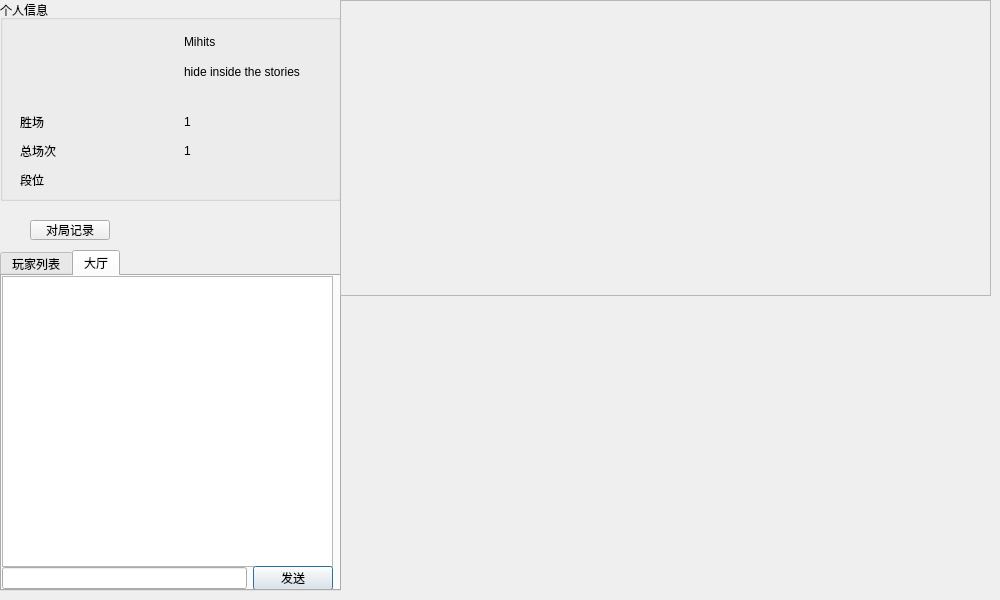
<?xml version="1.0" encoding="UTF-8"?>
<ui version="4.0">
 <class>fiveinlinezone</class>
 <widget class="QDialog" name="fiveinlinezone">
  <property name="geometry">
   <rect>
    <x>0</x>
    <y>0</y>
    <width>1000</width>
    <height>600</height>
   </rect>
  </property>
  <property name="minimumSize">
   <size>
    <width>1000</width>
    <height>600</height>
   </size>
  </property>
  <property name="maximumSize">
   <size>
    <width>1000</width>
    <height>600</height>
   </size>
  </property>
  <property name="windowTitle">
   <string>Dialog</string>
  </property>
  <widget class="QGroupBox" name="groupBox">
   <property name="geometry">
    <rect>
     <x>0</x>
     <y>0</y>
     <width>341</width>
     <height>201</height>
    </rect>
   </property>
   <property name="minimumSize">
    <size>
     <width>341</width>
     <height>201</height>
    </size>
   </property>
   <property name="maximumSize">
    <size>
     <width>341</width>
     <height>201</height>
    </size>
   </property>
   <property name="title">
    <string>个人信息</string>
   </property>
   <widget class="QWidget" name="layoutWidget">
    <property name="geometry">
     <rect>
      <x>20</x>
      <y>110</y>
      <width>321</width>
      <height>81</height>
     </rect>
    </property>
    <layout class="QGridLayout" name="gridLayout">
     <item row="0" column="0">
      <widget class="QLabel" name="lb_win">
       <property name="text">
        <string>胜场</string>
       </property>
      </widget>
     </item>
     <item row="1" column="0">
      <widget class="QLabel" name="lb_total">
       <property name="text">
        <string>总场次</string>
       </property>
      </widget>
     </item>
     <item row="0" column="1">
      <widget class="QLabel" name="lb_win_num">
       <property name="text">
        <string>1</string>
       </property>
      </widget>
     </item>
     <item row="2" column="0">
      <widget class="QLabel" name="lb_level">
       <property name="text">
        <string>段位</string>
       </property>
      </widget>
     </item>
     <item row="1" column="1">
      <widget class="QLabel" name="lb_total_num">
       <property name="text">
        <string>1</string>
       </property>
      </widget>
     </item>
     <item row="2" column="1">
      <widget class="QLabel" name="lb_level_num">
       <property name="text">
        <string/>
       </property>
      </widget>
     </item>
    </layout>
   </widget>
   <widget class="QWidget" name="layoutWidget">
    <property name="geometry">
     <rect>
      <x>20</x>
      <y>30</y>
      <width>321</width>
      <height>54</height>
     </rect>
    </property>
    <layout class="QGridLayout" name="gridLayout_2">
     <item row="0" column="0" rowspan="2">
      <widget class="QLabel" name="lb_icon">
       <property name="text">
        <string/>
       </property>
       <property name="pixmap">
        <pixmap resource="resource.qrc">:/face/btn_avatar_a2.png</pixmap>
       </property>
      </widget>
     </item>
     <item row="0" column="1">
      <widget class="QLabel" name="lb_name">
       <property name="text">
        <string>Mihits</string>
       </property>
      </widget>
     </item>
     <item row="1" column="1">
      <widget class="QLabel" name="lb_feeling">
       <property name="text">
        <string>hide inside the stories</string>
       </property>
      </widget>
     </item>
    </layout>
   </widget>
  </widget>
  <widget class="QTabWidget" name="tabWidget">
   <property name="geometry">
    <rect>
     <x>0</x>
     <y>250</y>
     <width>341</width>
     <height>341</height>
    </rect>
   </property>
   <property name="currentIndex">
    <number>1</number>
   </property>
   <widget class="QWidget" name="tab_playerlist">
    <attribute name="title">
     <string>玩家列表</string>
    </attribute>
   </widget>
   <widget class="QWidget" name="tab_hallchat">
    <attribute name="title">
     <string>大厅</string>
    </attribute>
    <widget class="QTextBrowser" name="tb_chatshow">
     <property name="geometry">
      <rect>
       <x>0</x>
       <y>0</y>
       <width>331</width>
       <height>291</height>
      </rect>
     </property>
    </widget>
    <widget class="QWidget" name="layoutWidget">
     <property name="geometry">
      <rect>
       <x>0</x>
       <y>290</y>
       <width>331</width>
       <height>24</height>
      </rect>
     </property>
     <layout class="QGridLayout" name="gridLayout_3">
      <item row="0" column="0">
       <widget class="QLineEdit" name="le_chat"/>
      </item>
      <item row="0" column="1">
       <widget class="QPushButton" name="pb_send">
        <property name="text">
         <string>发送</string>
        </property>
       </widget>
      </item>
     </layout>
    </widget>
   </widget>
  </widget>
  <widget class="QWidget" name="wdg_room" native="true">
   <property name="geometry">
    <rect>
     <x>340</x>
     <y>0</y>
     <width>651</width>
     <height>591</height>
    </rect>
   </property>
   <layout class="QVBoxLayout" name="verticalLayout">
    <item>
     <widget class="QScrollArea" name="scrollArea">
      <property name="widgetResizable">
       <bool>true</bool>
      </property>
      <widget class="QWidget" name="wdg_roomGrid">
       <property name="geometry">
        <rect>
         <x>0</x>
         <y>0</y>
         <width>631</width>
         <height>282</height>
        </rect>
       </property>
      </widget>
     </widget>
    </item>
    <item>
     <spacer name="verticalSpacer">
      <property name="orientation">
       <enum>Qt::Vertical</enum>
      </property>
      <property name="sizeHint" stdset="0">
       <size>
        <width>20</width>
        <height>40</height>
       </size>
      </property>
     </spacer>
    </item>
   </layout>
  </widget>
  <widget class="QPushButton" name="pb_recordlist">
   <property name="geometry">
    <rect>
     <x>30</x>
     <y>220</y>
     <width>80</width>
     <height>20</height>
    </rect>
   </property>
   <property name="text">
    <string>对局记录</string>
   </property>
  </widget>
 </widget>
 <resources>
  <include location="resource.qrc"/>
 </resources>
 <connections/>
</ui>
